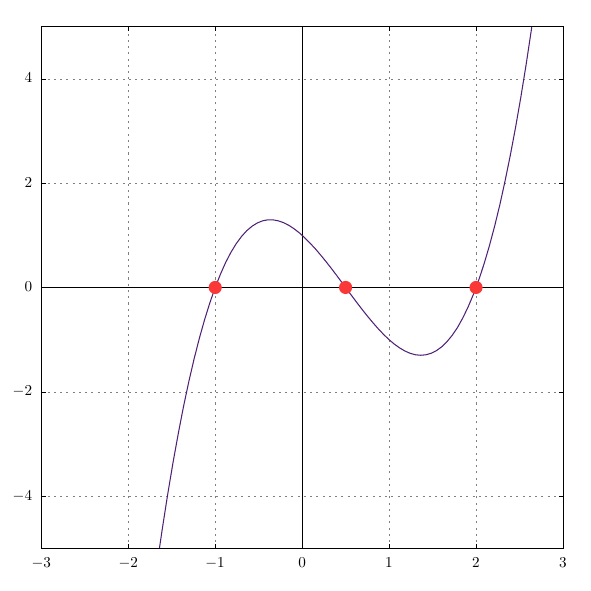

Reproduce this figure in gnuplot.
set terminal epslatex standalone size 15cm, 15cm
set output "tarefa-c-grafico.tex"
reset

set xrange[-3:3]
set yrange[-5:5]

set style line 1 lc rgb '#4c2275' lw 3
set style line 2 lc rgb '#fa3939' lw 3

set style line 12 lc rgb '#808080' lt 0 lw 3
set grid back ls 12
set zeroaxis

f(x) = x**3 - 1.5 * x**2 - 1.5 * x + 1

set arrow 1 from -3,0 to 3,0 nohead
set arrow 2 from 0,-5 to 0,5 nohead

set pointsize 3
set size square

plot f(x) w l ls 1 notitle,\
     "points.dat" w p ls 2 pointtype 7 notitle